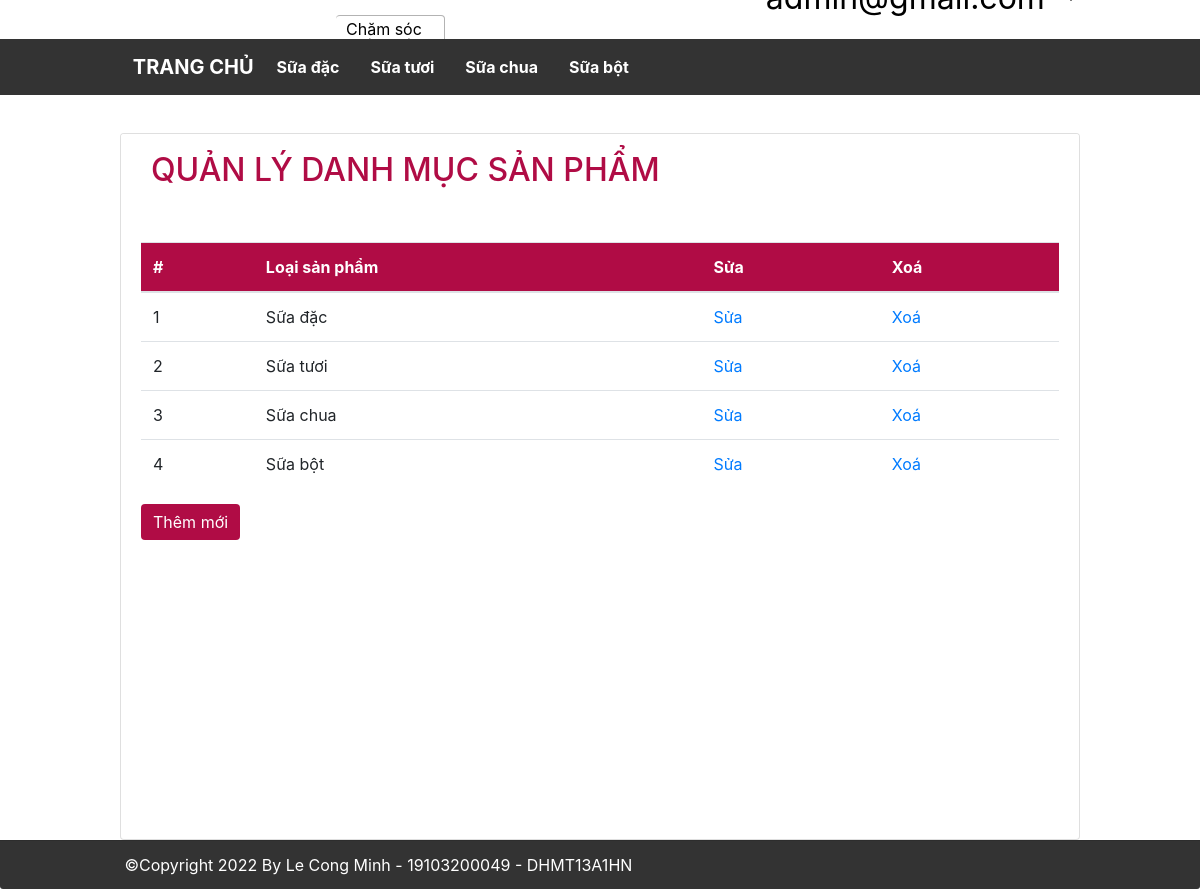
The app's page /index.php?action=index_c (signed in) with its own data.
### tables this page shows
CREATE TABLE `categories` (
  `category_id` INT(5) NOT NULL AUTO_INCREMENT,
  `category_name` VARCHAR(50) NULL COLLATE 'utf8mb4_unicode_ci',
  PRIMARY KEY (`category_id`))
COLLATE='utf8mb4_unicode_ci';

### models/Connect.php (called while the page is built, shortened)
<?php
class Connect
{
    private $host = 'localhost';
    private $user = 'root';
    private $pass = '';
    private $database = 'ql_ban_sua';
    public function connectDB()
    {
        $connect = mysqli_connect($this->host, $this->user, $this->pass, $this->database);
        mysqli_set_charset($connect, 'utf8');
        return $connect;
    }
    public function excuteQuery($sql)
    {
        $connect = $this->connectDB();
        $result = mysqli_query($connect, $sql);
        return $result;
    }
}

### models/Category.php (called while the page is built, shortened)
<?php
require_once 'models/Connect.php';
require 'models/CategoryObject.php';
class Category
{
    public function all()
    {
        $sql = "select * from categories";
        $result = (new Connect())->excuteQuery($sql);
        $arr = [];
        foreach ($result as $each) {
            $object = new CategoryObject($each);
            $arr[] = $object;
        }
        return $arr;
    }
}

### models/CategoryObject.php (called while the page is built, shortened)
<?php
class CategoryObject
{
    private int $categoryId;
    private string $categoryName;
    public function getCategoryId()
    {
        return $this->categoryId;
    }
    public function getCategoryName()
    {
        return $this->categoryName;
    }
    public function __construct($each)
    {
        $this->categoryId = $each['category_id'] ?? -1;
        $this->categoryName = $each['category_name'];
    }
}

### views/category/index.php (the view, shortened to what this page needs)
<div class="container-fluid">
    <div class="card">
        <div class="card-header">
            <h2>Quản lý danh mục sản phẩm</h2>
        </div>
        <div class="card-body">
            <table class="table table-hover">
                <thead>
                    <tr>
                        <th>#</th>
                        <th>Loại sản phẩm</th>
                        <th>Sửa</th>
                        <th>Xoá</th>
                    </tr>
                </thead>
                <tbody>
                    <?php
                    $i = 1;
                    foreach ($arr as $each) : ?>
                        <tr>
                            <td><?php echo $i++; ?></td>
                            <td><?php echo $each->getCategoryName(); ?></td>
                            <td>
                                <a href="index.php?action=edit_c&id=<?php echo $each->getCategoryId(); ?>">Sửa</a>
                            </td>
                            <td>
                                <a onclick="return Del('<?php echo $each->getCategoryName(); ?>')" href="index.php?action=delete_c&id=<?php echo $each->getCategoryId(); ?>">Xoá</a>
                            </td>
                        <?php endforeach ?>
                </tbody>
            </table>
            <a class='btn btn-primary' href="index.php?action=create_c">Thêm mới</a>
        </div>
    </div>
</div>

### views/Header.php (shortened to what this page needs)
<?php
require_once 'models/Category.php';
$categoryArr = (new Category())->all();
$user = isset($_SESSION['email']) ?  $_SESSION['email'] : [];
?>
<div class="user_option_box">
    <div class="logo">
        <a href="index.php"><img src="https://media.bibomart.com.vn/media/logo/stores/1/logo-bbm.jpg.jpg" alt=""></a>
        <div class="change-area">
            <a class="ct-area">
                <span>Chăm sóc</br>khách hàng</span>
            </a>
        </div>
    </div>
    <a class="account">
        <?php if (isset($user['email'])) { ?>
            <li class="dropdown">
                <a href="#" class="dropdown-toggle" data-toggle="dropdown"><img src="https://hasaki.vn/images/graphics/icon_header_2.svg" alt=""><?php echo $user['email']; ?> <b class="caret"></b></a>
            </li>
        <?php } else { ?>
            <a href="index.php?action=login" class="account-link"><img src="https://hasaki.vn/images/graphics/icon_header_2.svg" alt=""><button type="submit" name="sbm" class="btn btn-login btn-primary">Đăng nhập</button><b class="caret"></b></a>
        <?php } ?>
    </a>
</div>
<nav id="navbar_top" class="navbar navbar-expand-sm navbar-dark" style="background-color: #333; z-index: 100;">
    <div class="nav-container">
        <a class="navbar-brand" href="index.php">TRANG CHỦ</a>
        <div class="collapse navbar-collapse" id="collapsibleNavId">
            <ul class="navbar-nav mr-auto mt-2 mt-lg-0">
                <?php foreach ($categoryArr as $each) : ?>
                    <li class="nav-item active">
                        <a class="nav-link" href="?category=<?php echo $each->getCategoryId(); ?>"><?php echo $each->getCategoryName(); ?></a>
                    </li>
                <?php endforeach; ?>
            </ul>
        </div>
    </div>
</nav>

### css/style.css (style rules this page uses)
:root { --main-color: #b00c45; }
.logo>a { width: 20%; }
.card-body { min-height: 77.1vh; }
a.dropdown-toggle { position: absolute; top: -65px; right: 10%; text-align: right; color: #000; font-size: xx-large; text-decoration: none; }
.logo, .logo:hover { padding-left: 10%; padding-top: 10px; text-decoration: none; display: flex; }
.card-header { background-color: #fff; text-align: left; position: relative; border: 0; padding-bottom: 20px; }
#title, h2 { font-weight: 500; display: inline-block; color: var(--main-color); padding: 5px 0; padding-left: 10px; text-transform: uppercase; }
div.container-fluid { padding: 0; }
div.change-area { margin: 5px 5px 0 10px; position: relative; cursor: pointer; width: 200px; }
a.ct-area, a.ct-area:hover { margin-left: -10px; position: absolute; border-radius: 4px; padding: 5px 10px; color: black; text-decoration: none; border: rgb(179, 179, 179) thin solid; height: fit-content; border-left: none; }
a.ct-area span { display: block; position: relative; line-height: 1; }
thead { background-color: var(--main-color); color: #fff; }
.btn-primary, .btn-primary:hover { background-color: var(--main-color); border: var(--main-color); }
.dropdown { list-style-type: none }
.nav-container { width: 80%; margin: 0 auto; display: flex; }
.navbar-brand, .active { font-weight: bold; margin-right: 15px; }

### records on screen
categories: category_name "Sữa đặc"
categories: category_name "Sữa tươi"
categories: category_name "Sữa chua"
categories: category_name "Sữa bột"
